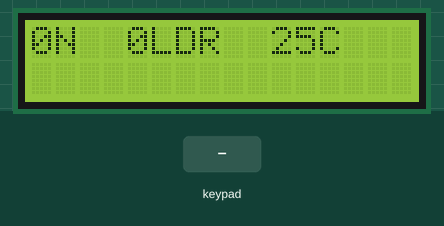
Simulated run of this sketch. Board: Arduino Uno, built with avr-gcc and run on an emulated ATmega328P. Shown: 16×2 character LCD. The inputs (shaded band) are chosen by the test bench. What the sketch prints to the serial monitor is not drawn.

Above: at 1.28 s.
1.3 s: key 'A' pressed
At 2.5 s:
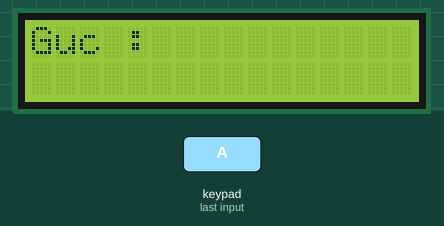
2.8 s: keypad keys 7 6 5 4 # pressed 0.4 s apart
At 4.8 s:
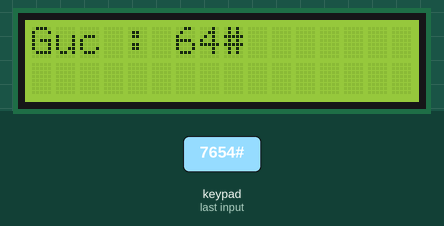
6.3 s: key 'B' pressed
At 7.3 s:
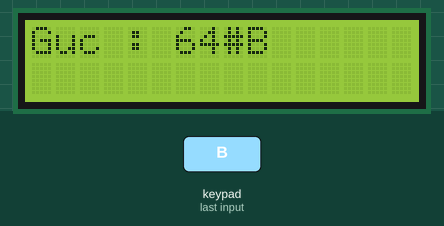
7.8 s: keypad keys 7 6 5 4 * pressed 0.4 s apart
At 9.8 s:
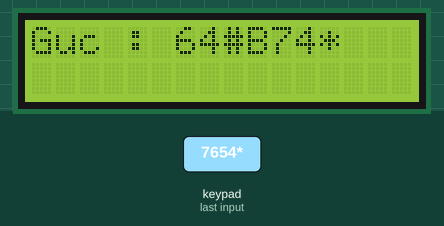
11.3 s: keypad keys 3 2 1 8 1 9 D pressed 0.4 s apart
At 13.1 s:
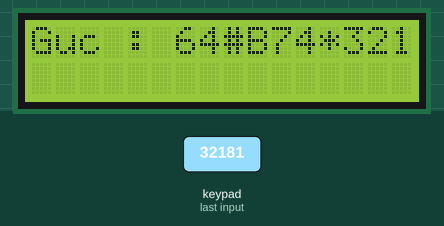
16.8 s: key 'C' pressed
At 17.7 s:
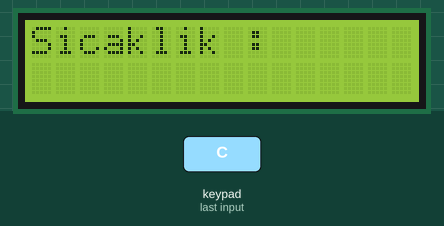
Timing chart, 0 to 19.4 s (numbered marks = the images above; inputs shaded):
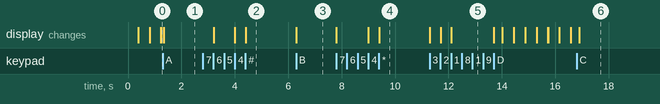

The sketch:

odev4.1.ino
```cpp
#include <LiquidCrystal.h>
#include <Keypad.h>
#include <SoftwareSerial.h>

LiquidCrystal lcd(13,12,11,10,9,8);

const byte satir=4; // Satır sayımız
const byte kolon=4; // Sütun/kolon sayımız

char tus_takimi[4][4]={
  {'1','2','3','A'},
  {'4','5','6','B'},
  {'7','8','9','C'},
  {'*','0','#','D'}
};
byte satirPinleri[satir]={7,6,5,4};
byte kolonPinleri[kolon]={3,2,18,19};
Keypad tuslar=Keypad(makeKeymap(tus_takimi),satirPinleri,kolonPinleri,satir,kolon);


int forceSensor = A0;
int fotoSensor = A1;
int sicaklikSensor = A2;

int force=0;
String Sforce;
int foto=0;
String Sfoto;
int sicaklik=25;
String Ssicaklik;

char tus;

void setup()
{
  lcd.begin(16,2);
  Serial.begin(9600);
}

void loop()
{
  lcd.clear();
  lcd.print(force);
  lcd.print("N");
  lcd.setCursor(4,0);
  lcd.print(foto);
  lcd.print("LDR");
  lcd.setCursor(10,0);
  lcd.print(sicaklik);
  lcd.print("C");
  delay(100);
  lcd.clear();
  tus=tuslar.getKey();
  switch(tus){
  	case 'A':
    Serial.write('A');
    	lcd.print("Guc : ");
    	lcd.setCursor(6,0);
    	while(tuslar.getKey() != 'D'){
      	tus=tuslar.getKey();
      		if(tus != 'D' && tus){
        		Sforce += tus;
    			lcd.print(tus);
      		}
    	}
    force = Sforce.toInt();
    Serial.write(force);
    Sforce="";
    break;
    case 'B':
    Serial.write('B');
    	lcd.print("LDR : ");
    	lcd.setCursor(6,0);
    	while(tuslar.getKey() != 'D'){
      		tus=tuslar.getKey();
      		if(tus != 'D' && tus){
        		Sfoto += tus;
    			lcd.print(tus);
      		}
    	}
    foto = Sfoto.toInt();
    Serial.write(foto);
    Sfoto="";
    break;
    case 'C':
    Serial.write('C');
    	lcd.print("Sicaklik : ");
    	lcd.setCursor(11,0);
    	while(tuslar.getKey() != 'D'){
      		tus=tuslar.getKey();
      		if(tus != 'D' && tus){
        		Ssicaklik += tus;
    			lcd.print(tus);
      		}
    	}
    sicaklik = Ssicaklik.toInt();
    Serial.write(sicaklik);
    Ssicaklik="";
    break;
  }
}
```

Measured:
- after the input at 1.3 s, the display: changes at once (image 1)
- after the input at 2.8 s, the display: first changes after 0.41 s (image 2 shows a later state)
- after the input at 6.3 s, the display: changes at once (image 3)
- after the input at 7.8 s, the display: first changes at once (image 4 shows a later state)
- after the input at 11.3 s, the display: first changes at once (image 5 shows a later state)
- after the input at 16.8 s, the display: changes after 0.10 s (image 6)
